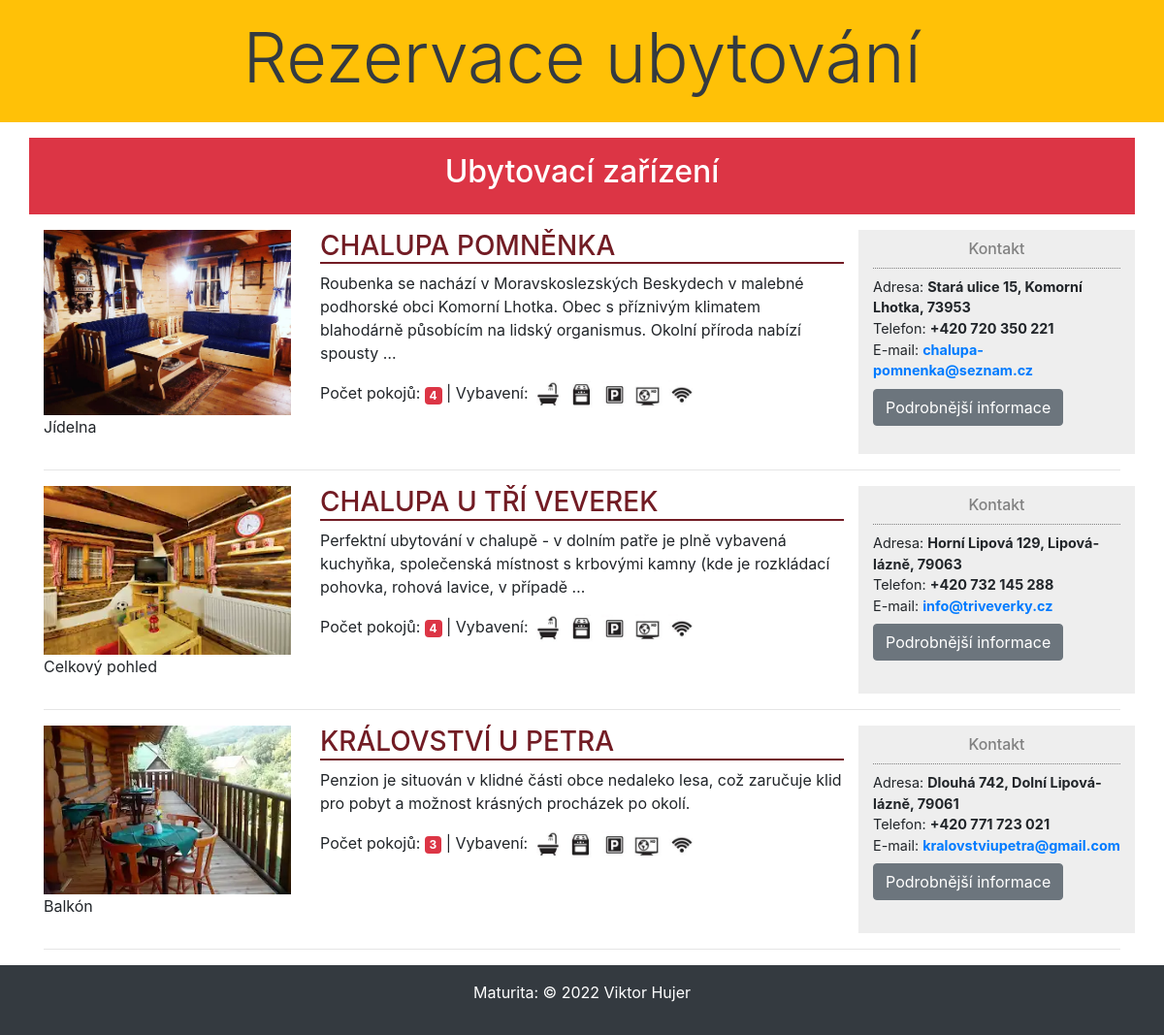
/rezervace/, run on the app's committed database.
### rezervace/models.py (models this page shows, shortened)
class Ubytovani(models.Model):
    oznaceni = models.CharField(max_length=100, verbose_name='Označení ubytování', help_text='Zadejte vhodné označení ubytování')
    adresa = models.CharField(max_length=100, verbose_name='Adresa', help_text='Zadejte ulici a číslo popisné (orientační)')
    misto = models.CharField(max_length=50, verbose_name='Město/obec', help_text='Zadejte název města nebo obce')
    psc = models.PositiveIntegerField(verbose_name='PSČ', help_text='Zadejte poštovní směrovací číslo (bez mezery)', validators=[PSC_REGEX])
    kontakt = models.CharField(max_length=50, verbose_name='Kontaktní osoba', help_text='Zadejte jméno a příjmení kontaktní osoby')
    telefon = models.CharField(max_length=16, verbose_name='Telefon', validators=[TELEFON_REGEX],
                               help_text='Zadejte telefon v podobě: +420 777 777 777',
                               error_messages={'blank': 'Telefonní číslo musí být vyplněno'})
    email = models.EmailField(unique=True, verbose_name='Email', help_text='Zadejte e-mail ubytování (kontaktní osoby)',
                              error_messages={'unique': 'E-mailová adresa musí být jedinečná', 'invalid':'Neplatná e-mailová adresa',
                                              'blank': 'Pole nesmí být prázdné'})
    popis = models.TextField(verbose_name='Popis ubytování', help_text='Zadejte podrobnější informace o ubytování')
    pocet_pokoju = models.PositiveSmallIntegerField(verbose_name='Počet pokojů', help_text='Zadejte číselný údaj o počtu pokojů')
    vybaveni = models.ManyToManyField(Vybaveni)
    class Meta:
        ordering = ['oznaceni']
        verbose_name = 'Ubytování'
        verbose_name_plural = 'Ubytování'

class Foto(models.Model):
    fotka = models.ImageField(upload_to=get_image_path, verbose_name='Fotografie')
    ubytovani = models.ForeignKey('Ubytovani', null=True, on_delete=models.SET_NULL, verbose_name='Název ubytování')
    popis = models.CharField(max_length=200, verbose_name='Popis fotky')
    class Meta:
        ordering = ['popis']
        verbose_name = 'Foto'
        verbose_name_plural = 'Fota'

class Vybaveni(models.Model):
    nazev = models.CharField(max_length=30, verbose_name='Název vybavení', help_text='Zadejte název vybavení')
    symbol = models.ImageField(upload_to='symbols', verbose_name='Grafický symbol')
    class Meta:
        ordering = ['nazev']
        verbose_name = 'Vybavení'
        verbose_name_plural = 'Vybavení'

### rezervace/views.py (the view)
# urls.py: path('', views.index, name='index'),
def index(request):
    context = {
        'nadpis': 'Ubytovací zařízení',
        'mista': Ubytovani.objects.filter(pocet_pokoju__gt = 2)
    }
    return render(request, 'index.html', context=context)

### rezervace/templates/index.html
{% extends 'base.html' %}
{% block content %}
    <div class="row">
        <div class="col-12 text-center bg-danger mt-3 mb-3 box-rounded">
            <h2 class="text-white p-3">{{ nadpis }}</h2>
        </div>
    </div>
    {% for misto in mista %}
    <div class="row">
        <div class="col-lg-3 col-md-4">
            <figure>
                <img src="{{ misto.foto_set.first.fotka.url }}" alt="{{ misto.oznaceni }}" class="img-fluid">
                <figcaption>{{ misto.foto_set.first.popis }}</figcaption>
            </figure>
        </div>
        <div class="col-lg-6 col-md-4">
            <h3>{{ misto.oznaceni }}</h3>
            <p>{{ misto.popis|truncatewords:25 }}</p>
            <p>Počet pokojů: <span class="badge badge-danger">{{ misto.pocet_pokoju }}</span> | Vybavení:
                <span class="vybaveni">
                    {% for vybaveni in misto.vybaveni.all %}
                    <img src="{{ vybaveni.symbol.url }}" title="{{ vybaveni.nazev }}" alt="{{ vybaveni.nazev }}">
                    {% endfor %}
                </span>
            </p>
        </div>
        <div class="col-lg-3 col-md-4 kontakt">
            <h4>Kontakt</h4>
            <p>Adresa: <b>{{ misto.adresa }}, {{ misto.misto }}, {{ misto.psc }}</b></p>
            <p>Telefon: <b>{{ misto.telefon }}</b></p>
            <p>E-mail: <b><a href="mailto:{{ misto.email }}">{{ misto.email }}</a></b></p>
            <p><a href="#" class="btn btn-secondary mt-2">Podrobnější informace</a></p>
        </div>
    </div>
    <hr>
    {% endfor %}
{% endblock %}

### rezervace/templates/base.html (shortened to what this page needs)
<!DOCTYPE html>
<html lang="cs">
<head>
    {% load static %}
    <link rel="stylesheet" href="{% static 'bootstrap/bootstrap.min.css' %}">
    <link rel="stylesheet" href="{% static 'css/styles.css' %}">
</head>
<body>
     {% include 'page/header.html' %}
    <main class="container">
    {% block content %}{% endblock %}
    </main>
     {% include 'page/footer.html' %}
</body>
</html>

### rezervace/templates/page/header.html
<header class="bg-warning p-3 text-center">
    <h1 class="display-3 text-dark">Rezervace ubytování</h1>
</header>

### rezervace/templates/page/footer.html
<footer class="container-fluid bg-dark p-3">
    <p class="text-center text-white">Maturita: &copy; 2022 Viktor Hujer</p>
</footer>

### rezervace/static/css/styles.css (style rules this page uses)
h3 { text-transform: uppercase; color: #721c24; border-bottom: 2px solid #721c24; }
.kontakt { background-color: #eee; font-size: 90%; }
.kontakt p { margin: 0; }
.kontakt h4 { text-align: center; color: gray; font-size: 1.1em; padding: 10px; border-bottom: 1px dotted gray; }
.vybaveni img { max-width: 30px; }

### data on the page
Ubytovani: foto_set.first.fotka (picture), foto_set.first.popis "Jídelna", oznaceni "CHALUPA POMNĚNKA", popis "Roubenka se nachází v Moravskoslezských Beskydech v malebné podhorské obci Komorní Lhotka. Obec s příznivým klimatem blahodárně působícím na lidský organismus. Okolní příroda nabízí spousty …", pocet_pokoju "4", adresa "Stará ulice 15", misto "Komorní Lhotka", psc "73953", telefon "+420 720 350 221", email "chalupa-pomnenka@seznam.cz"
Vybaveni: symbol (picture)
Vybaveni: symbol (picture)
Vybaveni: symbol (picture)
Vybaveni: symbol (picture)
Vybaveni: symbol (picture)
Ubytovani: foto_set.first.fotka (picture), foto_set.first.popis "Celkový pohled", oznaceni "CHALUPA U TŘÍ VEVEREK", popis "Perfektní ubytování v chalupě - v dolním patře je plně vybavená kuchyňka, společenská místnost s krbovými kamny (kde je rozkládací pohovka, rohová lavice, v případě …", pocet_pokoju "4", adresa "Horní Lipová 129", misto "Lipová-lázně", psc "79063", telefon "+420 732 145 288", email "info@triveverky.cz"
Ubytovani: foto_set.first.fotka (picture), foto_set.first.popis "Balkón", oznaceni "KRÁLOVSTVÍ U PETRA", popis "Penzion je situován v klidné části obce nedaleko lesa, což zaručuje klid pro pobyt a možnost krásných procházek po okolí.", pocet_pokoju "3", adresa "Dlouhá 742", misto "Dolní Lipová-lázně", psc "79061", telefon "+420 771 723 021", email "kralovstviupetra@gmail.com"

### other printed values
{{ nadpis }} "Ubytovací zařízení"
